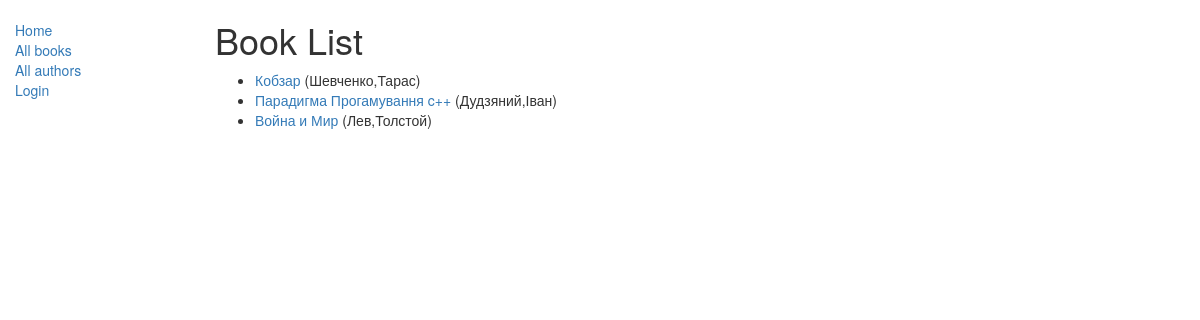
/catalog/books/, run on the app's committed database.
### catalog/models.py (models this page shows, shortened)
class Book(models.Model):
    title = models.CharField(max_length=200)
    author = models.ForeignKey('Author', on_delete=models.SET_NULL, null=True)
    summary = models.TextField(max_length=1000, help_text="Enter a brief description of the book")
    isbn = models.CharField('ISBN', max_length=13, help_text='13 character '
                                                             '<a href="https:'
                                                             '//www.isbn-international.org/content/what-isbn">'
                                                             'ISBN number</a>')
    genre = models.ManyToManyField(Genre, help_text="Select a genre for this book")
    language = models.ForeignKey('Language',null=True,on_delete=models.SET_NULL)
    def get_absolute_url(self):
        return reverse('book-detail', args=[str(self.id)])
    def display_genre(self):
        return ','.join([genre.name for genre in self.genre.all()[:3]])
    display_genre.short_description = 'Genre'

class Author(models.Model):
    first_name = models.CharField(max_length=100)
    last_name = models.CharField(max_length=100)
    date_of_birth = models.DateField(null=True, blank=True)
    date_of_death = models.DateField('died', null=True, blank=True)
    def __str__(self):
        return '%s,%s'%(self.last_name, self.first_name)
    class Meta:
        ordering = ['first_name','last_name']
        permissions = (('can_author_edit', 'Can edit author'),)

### catalog/views.py (the view)
class BookListView(generic.ListView):
    model = Book
    template_name = "book_list.html"
    paginate_by = 10

### catalog/templates/book_list.html
{% extends "base_generic.html" %}
{% block content %}
    <h1>Book List</h1>
    {% if book_list %}
        <ul>
            {% for i in book_list %}
                <li>
                    <a href="{{ i.get_absolute_url }}">{{ i.title }}</a>  ({{ i.author }})
                </li>
            {% endfor %}
        </ul>
    {% else %}
            <p>There are no books in Library</p>
    {% endif %}
{% endblock %}

### data on the page
Book: title "Кобзар", author "Шевченко,Тарас"
Book: title "Парадигма Прогамування c++", author "Дудзяний,Іван"
Book: title "Война и Мир", author "Лев,Толстой"
